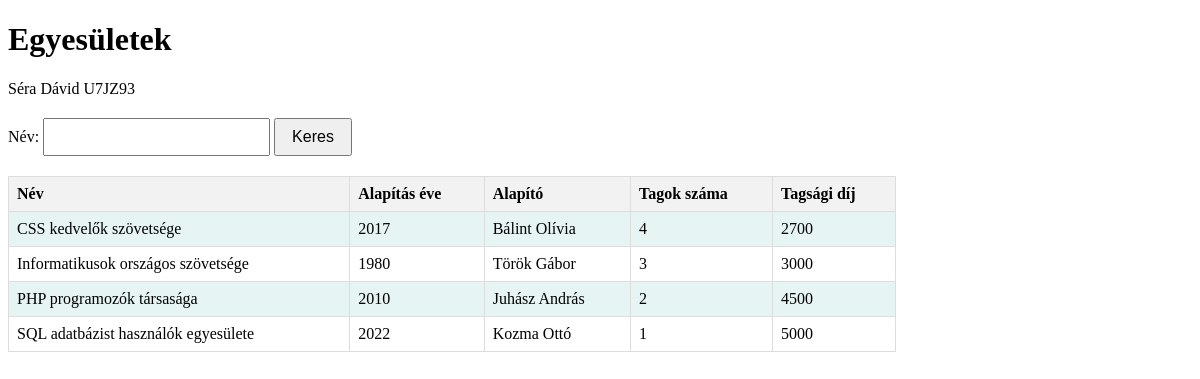
The page / on the database its author committed.
### tables this page shows
CREATE TABLE adatbazis (
	id INT PRIMARY KEY AUTO_INCREMENT,
	egyesulet VARCHAR(100),
	alapitasev YEAR,
    alapito VARCHAR(100),
    alapitoszul DATE,
    tagsagidij VARCHAR(100)
);

### index.php (the view, shortened to what this page needs)
<?php
    $db = getDb();
    $result = $db->query("
    SELECT
        adatbazis.id,
        adatbazis.egyesulet,
        adatbazis.alapitasev,
        adatbazis.alapito,
        adatbazis.alapitoszul,
        adatbazis.tagsagidij,
        COUNT(DISTINCT tagok.id) + 1 AS employee_count
    FROM adatbazis
    LEFT JOIN tagok ON adatbazis.id = tagok.cegid
    GROUP BY adatbazis.id
    ORDER BY adatbazis.egyesulet;
");
?>
<!DOCTYPE html>
<html lang="hu">
<head>
</head>
<body>
    <h1>Egyesületek</h1>
	<p>Séra Dávid U7JZ93</p>
    <div class="search-bar">
        <label for="search">Név:</label>
        <input type="text" id="search" placeholder="">
        <button onclick="search()">Keres</button>
    </div>
    <table>
        <tr>
            <th onclick="sortTable(0)">Név</th>
            <th onclick="sortTable(1)">Alapítás éve</th>
            <th onclick="sortTable(2)">Alapító</th>
            <th onclick="sortTable(3)">Tagok száma</th>
            <th onclick="sortTable(4)">Tagsági díj</th>
        </tr>
        <?php while ($row = $result->fetchObject()): ?>
        <tr>
            <td> <?= $row->egyesulet ?></td>
            <td> <?= $row->alapitasev ?></td>
            <td> <?= $row->alapito ?></td>
            <td> <?= $row->employee_count ?></td>
            <td> <?= $row->tagsagidij ?></td>
        </tr>
        <?php endwhile; ?>
    </table>
</body>
</html>

### index.php (style rules this page uses)
table { border-collapse: collapse; width: 75%; margin-top: 20px; }
th, td { border: 1px solid #ddd; padding: 8px; }
th { background-color: #f2f2f2; text-align: left; cursor: pointer; }
tr:nth-child(even) { background-color: #e7f4f4; }
.search-bar { margin: 20px 0; }
.search-bar input { padding: 8px; font-size: 16px; }
.search-bar button { padding: 8px 16px; font-size: 16px; }

### rows shown on the page
adatbazis: egyesulet "CSS kedvelők szövetsége", alapitasev "2017", alapito "Bálint Olívia", employee_count "4", tagsagidij "2700"
adatbazis: egyesulet "Informatikusok országos szövetsége", alapitasev "1980", alapito "Török Gábor", employee_count "3", tagsagidij "3000"
adatbazis: egyesulet "PHP programozók társasága", alapitasev "2010", alapito "Juhász András", employee_count "2", tagsagidij "4500"
adatbazis: egyesulet "SQL adatbázist használók egyesülete", alapitasev "2022", alapito "Kozma Ottó", employee_count "1", tagsagidij "5000"
